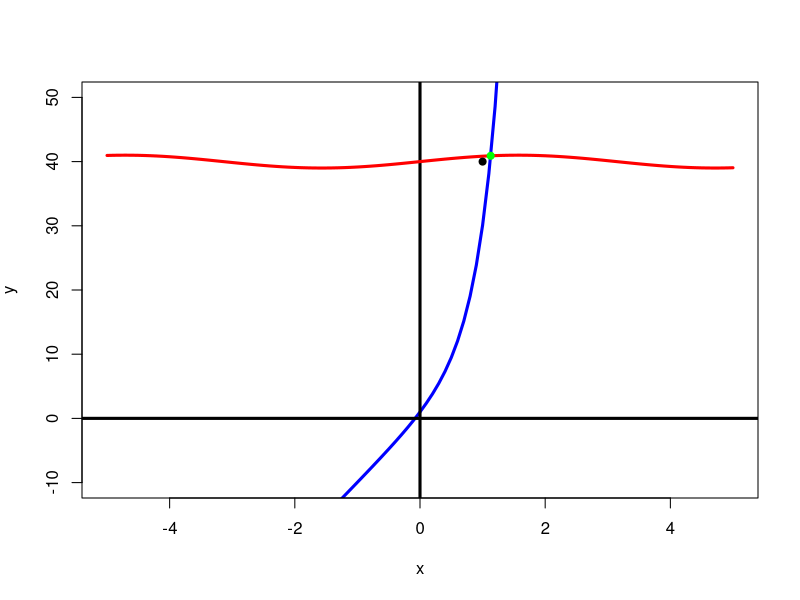

Here is the R script that generated this plot:
# Definindo as funções
f1 <- function(x) { exp(3*x) + 10*x }
f2 <- function(x) { sin(x) + 40 }

# a) Gráfico
plot(f1, -5, 5, xlab = expression('x'), 
     ylab = expression('y'), lwd = 3, col = "blue", ylim = c(-10, 50))
abline(h = 0, v = 0, lwd = 3)
plot(f2, -5, 5, add = TRUE, col = "red", lwd = 3)

require(nleqslv)
# Definindo o sistema
sistema <- function(x) {
y <- numeric(2)
y[1] <- exp(3*x[1]) + 10*x[1] - x[2]
y[2] <- sin(x[1]) + 40 - x[2]
y
}

xstart <- c(1,40)
points(1,40,pch=20,lwd=3,col="black")
nleqslv(xstart,sistema,method = c("Newton"),control=list(xtol=0.000001))
points(1.129375,40.904145,pch=20,lwd=3,col="green")
